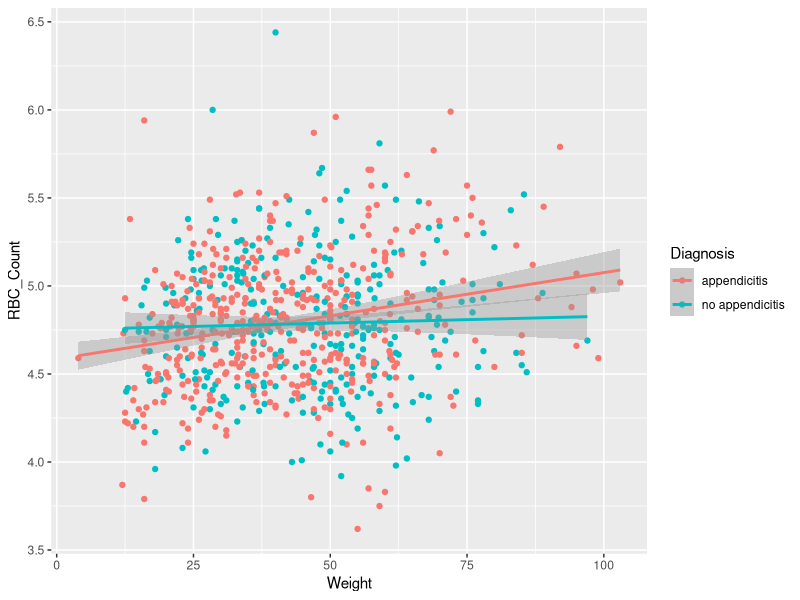
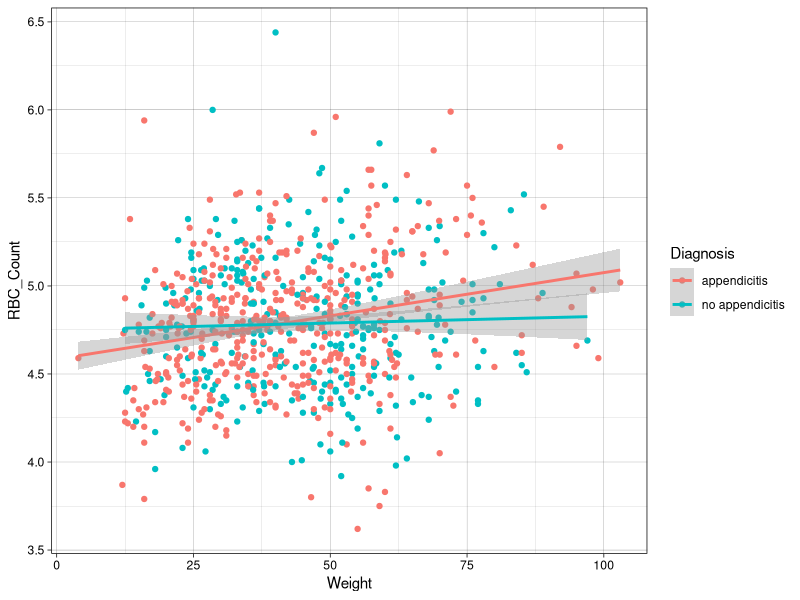
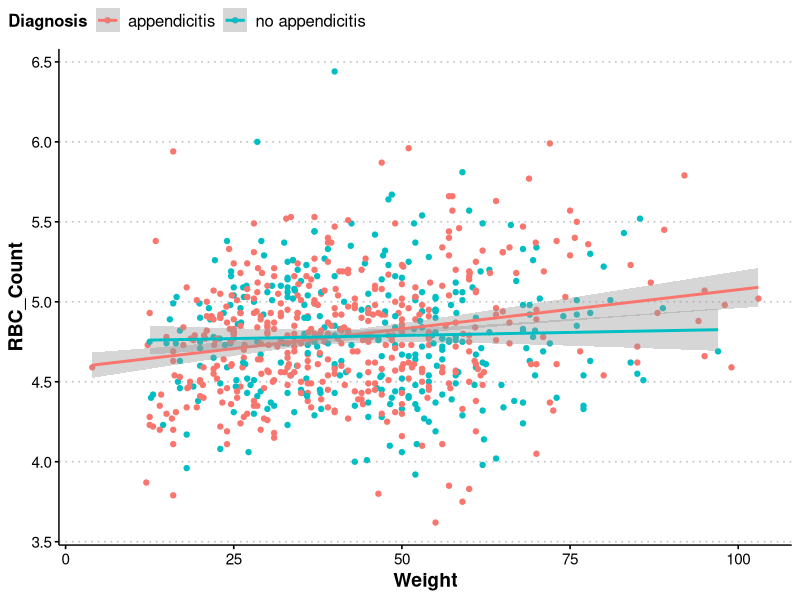

The R source for these figures, in order:
## ---- chunk 1
library(tidyverse)
library(readxl)
app_data <- read_excel("data/app_data.xlsx", sheet = 1)
app_data <- app_data |>
  mutate(BMI = as.numeric(BMI),
         US_Number = as.character(US_Number),
         SexF = factor(Sex, levels = c("female", "male"), labels = c("Female", "Male")),
         DiagnosisF = as.factor(Diagnosis),
         SeverityF = as.factor(Severity))
## ---- chunk 2
g <- ggplot(app_data |> drop_na(RBC_Count, Weight, Diagnosis) |> filter(RBC_Count < 8), 
            aes(x = Weight, y = RBC_Count, color = Diagnosis))
g_scatter <- g + geom_point() +  
    geom_smooth(method = lm) 
g_scatter
## ---- chunk 3
g_scatter +
  theme_linedraw()
## ---- chunk 4
t <- ggthemes::theme_clean() + 
  theme(plot.background = element_rect(color = NA),
        axis.title = element_text(size = 14, face = "bold"),
        axis.text = element_text(size = 11),
        legend.background = element_rect(color = NA),
        legend.position = 'top',
        legend.justification.top = 'left',
        legend.location = 'plot',
        legend.text = element_text(size = 12),
        legend.margin = margin(0, 0, 0, 0),
        plot.title.position = 'plot',
        strip.text = element_text(size = 14, face = "bold"))
## ---- chunk 5
g_scatter + t
